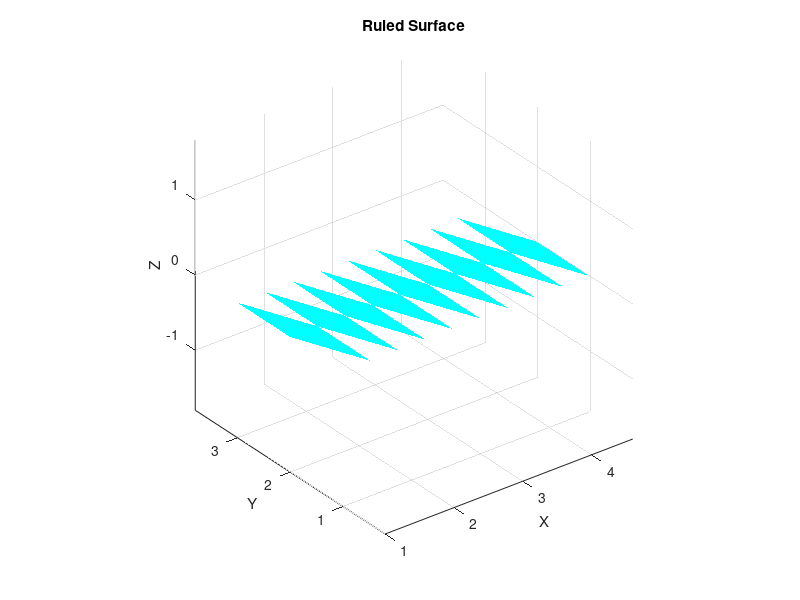

Recreate this plot in MATLAB.
% Read x, y, and z coordinates from text files
x = importdata('x_coordinates.txt');
y = importdata('y_coordinates.txt');
z = importdata('z_coordinates.txt');

% Reshape the data to form coordinate matrices
numPoints = numel(x) / 2;
x = reshape(x, 2, numPoints)';
y = reshape(y, 2, numPoints)';
z = reshape(z, 2, numPoints)';

% Plot the surface
figure;
surf(x, y, z, 'FaceColor', 'cyan', 'EdgeColor', 'none');
xlabel('X');
ylabel('Y');
zlabel('Z');
title('Ruled Surface');
axis equal;
grid on;
